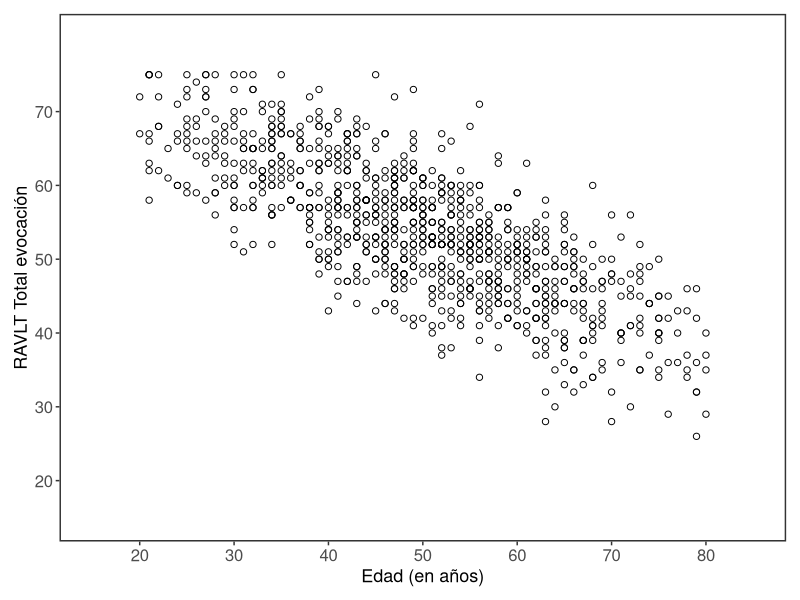
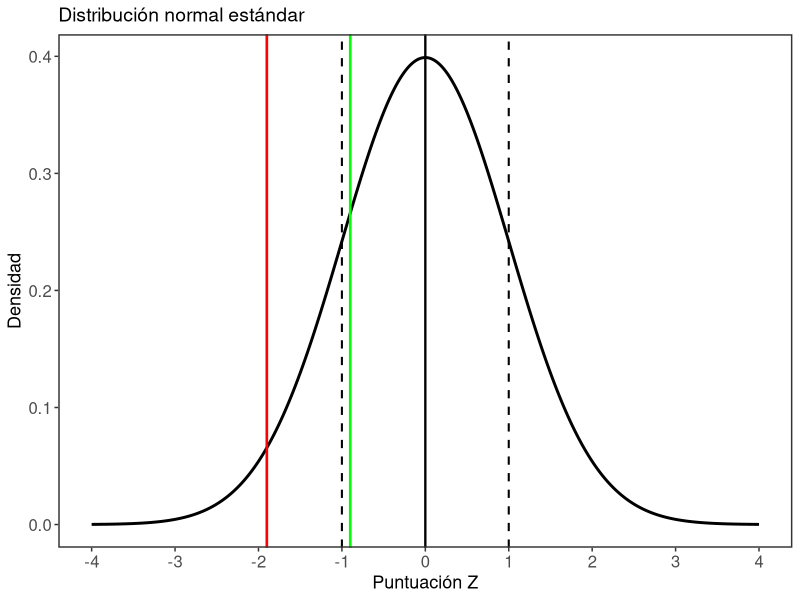
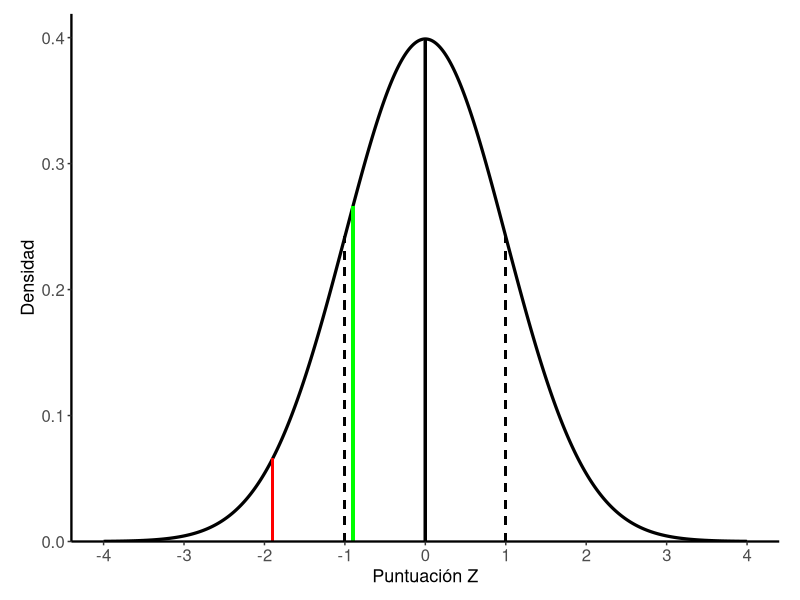

Write R code to recreate these figures, in order.
library(tidyverse)
# ============================================================
# Crear variable "grupo" a partir de la edad
# ============================================================

# 1. Cargar o crear el dataframe (usamos el simulado anterior)
set.seed(123)

n <- 1000
edad <- round(rnorm(n, mean = 50, sd = 15))
edad <- edad[edad >= 20 & edad <= 80]
n <- length(edad)

puntaje <- round(70 - 0.55 * (edad - 20) + rnorm(n, 0, 6))
puntaje <- pmax(pmin(puntaje, 75), 20)

datos <- data.frame(Edad = edad, VLT_Total_Recall = puntaje)

# ------------------------------------------------------------
# 2. Crear la variable "grupo"
# ------------------------------------------------------------

datos <- datos %>%
  mutate(grupo = cut(Edad,
                     breaks = c(20, 30, 40, 50, 60, 70, 81),
                     labels = c("20-29", "30-39", "40-49",
                                "50-59", "60-69", "70-80"),
                     right = FALSE,
                     include.lowest = TRUE))

# ------------------------------------------------------------
# 3. Verificar resultados
# ------------------------------------------------------------

# Primeras filas
head(datos, 10)

# Frecuencia por grupo
table(datos$grupo)

# Resumen de la variable grupo
summary(datos$grupo)

# ------------------------------------------------------------
# 4. Guardar el dataframe actualizado
# ------------------------------------------------------------

write.csv(datos, "datos_con_grupo.csv", row.names = FALSE)

## medias
datos %>% 
  group_by(grupo) %>% 
  summarise(mean(VLT_Total_Recall),
            sd(VLT_Total_Recall),
            n())->tabla

library(writexl)
write_xlsx(
  tabla,
  "tabla_VLT_por_grupo.xlsx"
)



### GRAFICO
ggplot(datos, aes(x = Edad, y = VLT_Total_Recall)) +
  geom_point(shape = 1, size = 1.8,) +
  scale_x_continuous(
    breaks = seq(20, 80, by = 10),
    limits = c(15, 85)
  ) +
  scale_y_continuous(
    breaks = seq(20, 70, by = 10),
    limits = c(15, 80)
  ) +
  labs(
    x = "Edad (en años)",
    y = "RAVLT Total evocación"
  ) +
  theme_bw() +
  theme(
    panel.grid = element_blank(),        # sin grilla (como el original)
    panel.border = element_rect(linewidth = 1),
    axis.text = element_text(size = 12),
    axis.title = element_text(size = 13),
    plot.margin = margin(10, 10, 10, 10)
  )



### Z -------------
# Crear valores de Z
z <- seq(-4, 4, length.out = 1000)

# Densidad de la distribución normal estándar
densidad <- dnorm(z)

# Crear dataframe
datos_z <- data.frame(
  Z = z,
  Densidad = densidad
)

# Gráfico
ggplot(datos_z, aes(x = Z, y = Densidad)) +
  
  # Curva normal
  geom_line(linewidth = 1) +
  
  # Media: Z = 0
  geom_vline(
    xintercept = 0,
    linetype = "solid",
    linewidth = 0.8
  ) +
  
  # ±1 desvío estándar
  geom_vline(
    xintercept = c(-1, 1),
    linetype = "dashed",
    linewidth = 0.7
  ) +
  
  # Z = -1.9 en rojo
  geom_vline(
    xintercept = -1.9,
    color = "red",
    linetype = "solid",
    linewidth = 0.9
  ) +
  
  # Z = -0.9 en verde
  geom_vline(
    xintercept = -0.9,
    color = "green",
    linetype = "solid",
    linewidth = 0.9
  ) +
  
  # Ejes
  scale_x_continuous(
    breaks = seq(-4, 4, by = 1),
    limits = c(-4, 4)
  ) +
  
  labs(
    x = "Puntuación Z",
    y = "Densidad",
    title = "Distribución normal estándar"
  ) +
  
  theme_bw() +
  theme(
    panel.grid = element_blank(),
    panel.border = element_rect(linewidth = 1),
    axis.text = element_text(size = 12),
    axis.title = element_text(size = 13),
    plot.title = element_text(size = 14)
  )



## Otro ---------
# Valores de Z
z <- seq(-4, 4, length.out = 1000)

# Densidad normal estándar
densidad <- dnorm(z)

# Dataframe
datos_z <- data.frame(
  Z = z,
  Densidad = densidad
)

# Valores de referencia
z_media <- 0
z_menos1 <- -1
z_mas1 <- 1
z_rojo <- -1.9
z_verde <- -0.9

# Altura de la curva en cada punto
y_media <- dnorm(z_media)
y_menos1 <- dnorm(z_menos1)
y_mas1 <- dnorm(z_mas1)
y_rojo <- dnorm(z_rojo)
y_verde <- dnorm(z_verde)


# ============================================================
# GRÁFICO
# ============================================================

ggplot(datos_z, aes(x = Z, y = Densidad)) +
  
  # Curva normal
  geom_line(
    linewidth = 1.1
  ) +
  
  # Media: Z = 0
  geom_segment(
    aes(
      x = z_media,
      xend = z_media,
      y = 0,
      yend = y_media
    ),
    linewidth = 0.9
  ) +
  
  # -1 DE y +1 DE
  geom_segment(
    aes(
      x = z_menos1,
      xend = z_menos1,
      y = 0,
      yend = y_menos1
    ),
    linetype = "dashed",
    linewidth = 0.7
  ) +
  
  geom_segment(
    aes(
      x = z_mas1,
      xend = z_mas1,
      y = 0,
      yend = y_mas1
    ),
    linetype = "dashed",
    linewidth = 0.7
  ) +
  
  # Z = -1.9 (rojo)
  geom_segment(
    aes(
      x = z_rojo,
      xend = z_rojo,
      y = 0,
      yend = y_rojo
    ),
    color = "red",
    linewidth = 1
  ) +
  
  # Z = -0.9 (verde)
  geom_segment(
    aes(
      x = z_verde,
      xend = z_verde,
      y = 0,
      yend = y_verde
    ),
    color = "green",
    linewidth = 1
  ) +
  
  # Eje X
  scale_x_continuous(
    breaks = seq(-4, 4, by = 1),
    limits = c(-4, 4)
  ) +
  
  # Eje Y
  scale_y_continuous(
    expand = expansion(mult = c(0, 0.05))
  ) +
  
  labs(
    x = "Puntuación Z",
    y = "Densidad"
  ) +
  
  theme_classic() +
  
  theme(
    axis.text = element_text(size = 12),
    axis.title = element_text(size = 13),
    axis.line = element_line(linewidth = 0.8),
    plot.margin = margin(10, 15, 10, 15)
  )
